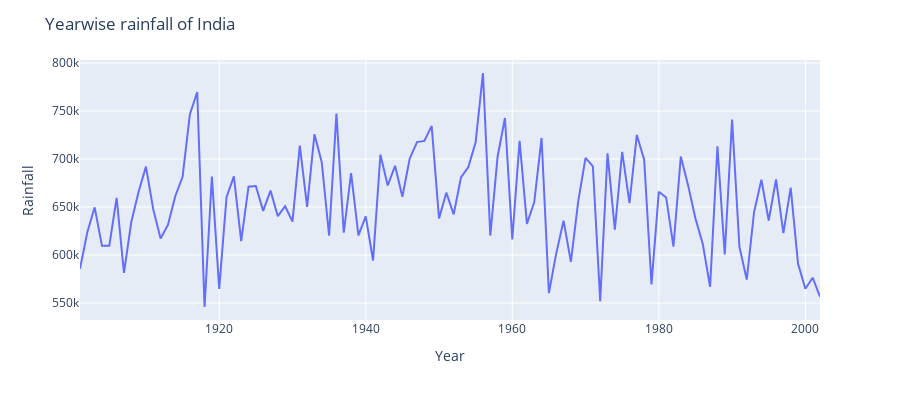

Notebook code cell kept with this figure:
### Code cell
import pandas as pd
import numpy as np
import matplotlib.pyplot as plt

import plotly.express as px
import ipywidgets as widgets
import plotly
import plotly.graph_objects as go

data = pd.read_excel('india_-_monthly_rainfall_data_-_1901_to_2002.xlsx')
# drop row which has NA
data = data.dropna()
row_to_sum = data.iloc[:, 3:15]
sum_of_row = row_to_sum.sum(axis=1)
data.insert(15, "Sum", sum_of_row, True)
ll=data['State'].unique().tolist()

data1 = data.groupby('State')
state_name = 'Andhra Pradesh'
data_sum = data1.get_group(state_name).groupby('Year').sum()['Sum']/data.groupby(
    'State').get_group(state_name).groupby('District').nunique().count()[0]  # .iloc[:,-1]/102

max_index = data_sum.idxmax()
min_index = data_sum.idxmin()
fig = px.line(data, x=data_sum.index, y=data_sum)
# fig.add_annotation(x=max_index, y=data_sum[max_index],
#                    text="Max: {:.2f}".format(data_sum[max_index]),
#                    showarrow=True, arrowhead=1)
# fig.add_annotation(x=min_index, y=data_sum[min_index],
#                    text="Min: {:.2f}".format(data_sum[min_index]),
#                    showarrow=True, arrowhead=1)
fig.update_layout(height=400, showlegend=False)
fig.update_xaxes(title_text='Year')
fig.update_yaxes(title_text='Rainfall')
# update the title
fig.update_layout(title_text='Yearwise rainfall of '+state_name)


# state_name='Andhra Pradesh'
state_name1='Bihar'
data1=data.groupby('State')

data_sum=data1.get_group(state_name).groupby('Year').sum()['Sum']/data.groupby('State').get_group(state_name).groupby('District').nunique().count()[0]
data_sum1=data1.get_group(state_name1).groupby('Year').sum()['Sum']/data.groupby('State').get_group(state_name1).groupby('District').nunique().count()[0]

max_index = data_sum.idxmax()
min_index = data_sum.idxmin()

fig1 = px.line(data, x=data_sum.index, y=data_sum)
fig1.add_scatter(x=data_sum1.index, y=data_sum1)  #, mode='lines', name=state_name1)
# fig = px.line(data.groupby('State').get_group('Andhra Pradesh').groupby('Year').sum()['Sum']/102,x=data.groupby('State').get_group(state_name).groupby('Year').sum()['Sum']/102.index, y=data.groupby('State').get_group(state_name).groupby('Year').sum()['Sum']/102, title='Life expectancy in Canada')
# fig.add_annotation(x=max_index, y=data_sum[max_index],
#                    text="Max: {:.2f}".format(data_sum[max_index]),
#                    showarrow=True, arrowhead=1)
# fig.add_annotation(x=min_index, y=data_sum[min_index],
#                    text="Min: {:.2f}".format(data_sum[min_index]),
#                    showarrow=True, arrowhead=1)
fig1.update_layout(height=400, showlegend=False)
fig1.update_xaxes(title_text='Year')
fig1.update_yaxes(title_text='Rainfall')
## set label for different state
fig.update_traces(marker_color='red', selector=dict(name=state_name))
## update the title
fig1.update_layout(title_text='Yearwise rainfall of '+state_name+' and '+state_name1)


data_temp=data1.get_group(state_name).sum()
np_arr = np.random.randn(13, 31)
df_arr = pd.DataFrame(np_arr)

## print unique month in Months column
month_list=['January','February','March','April','May','June','July','August','September','October','November','December']
cc=0
for i in ll:
    data_temp=data1.get_group(i).sum()
    df_arr.iloc[0,cc]=i
    df_arr.iloc[1:,cc]=data_temp.iloc[3:15]/(data.groupby('State').get_group(i).groupby('District').nunique().count()[0])
    cc=cc+1

fig2=go.Figure(data=[go.Pie(labels=df_arr.iloc[0], values=df_arr.iloc[10],title='Rainfall in India')])
# fig.update_layout(height=400, showlegend=False)
# fig2.show()



year_list = data['Year'].unique().tolist()
data11=data.groupby('Year')
total_rain=np.zeros(102)
for i in range(1901,2003):
    total_rain[i-1901]=data11.get_group(i).sum()[3:15].sum()

max_index = total_rain.argmax()
min_index = total_rain.argmin()
fig3 = px.line(data, x=data11.sum().index, y=total_rain)
fig3.update_layout(height=400, showlegend=False)
fig3.update_xaxes(title_text='Year')
fig3.update_yaxes(title_text='Rainfall')
# update the title
fig3.update_layout(title_text='Yearwise rainfall of India')
# fig3.update_annotations(dict(xref="paper", yref="paper",
#                                 x=0.0, y=1.05,
#                                 xanchor="left", yanchor="bottom",
#                                 font_size=14,
#                                 showarrow=False))
# fig3.add_annotation(x=max_index, y=total_rain[max_index],
#                    text="Max: {:.2f}".format(total_rain[max_index]),
#                    showarrow=True, arrowhead=1)
# fig3.add_annotation(x=min_index, y=total_rain[min_index],
#                    text="Max: {:.2f}".format(total_rain[min_index]),
#                    showarrow=True, arrowhead=1)

# fig3.show()

### Figure 1 — Plotly figure (JSON) as saved in the notebook; plotly's stock layout.template omitted (floating-point values rounded to 4 significant figures)
{"data": [{"hovertemplate": "x=%{x}<br>y=%{y}<extra></extra>", "legendgroup": "", "line": {"color": "#636efa", "dash": "solid"}, "marker": {"symbol": "circle"}, "mode": "lines", "name": "", "orientation": "v", "showlegend": false, "type": "scatter", "x": [1901, 1902, 1903, 1904, 1905, 1906, 1907, 1908, 1909, 1910, 1911, 1912, 1913, 1914, 1915, 1916, 1917, 1918, 1919, 1920, 1921, 1922, 1923, 1924, 1925, 1926, 1927, 1928, 1929, 1930, 1931, 1932, 1933, 1934, 1935, 1936, 1937, 1938, 1939, 1940, 1941, 1942, 1943, 1944, 1945, 1946, 1947, 1948, 1949, 1950, 1951, 1952, 1953, 1954, 1955, 1956, 1957, 1958, 1959, 1960, 1961, 1962, 1963, 1964, 1965, 1966, 1967, 1968, 1969, 1970, 1971, 1972, 1973, 1974, 1975, 1976, 1977, 1978, 1979, 1980, 1981, 1982, 1983, 1984, 1985, 1986, 1987, 1988, 1989, 1990, 1991, 1992, 1993, 1994, 1995, 1996, 1997, 1998, 1999, 2000, 2001, 2002], "xaxis": "x", "y": [585700.0, 623700.0, 649700.0, 609600.0, 609600.0, 659600.0, 581400.0, 634400.0, 665900.0, 692000.0, 647500.0, 617200.0, 631300.0, 661300.0, 681500.0, 746700.0, 769800.0, 545800.0, 681800.0, 564700.0, 660100.0, 682000.0, 614400.0, 671200.0, 671900.0, 646000.0, 667100.0, 640400.0, 650800.0, 634700.0, 714000.0, 650200.0, 725700.0, 696300.0, 620000.0, 747300.0, 623200.0, 685300.0, 620300.0, 640200.0, 594200.0, 704600.0, 672400.0, 692900.0, 660700.0, 700500.0, 717600.0, 718800.0, 734300.0, 638200.0, 664900.0, 642400.0, 680800.0, 691600.0, 717500.0, 789600.0, 620300.0, 702600.0, 742800.0, 616300.0, 719000.0, 632500.0, 655300.0, 721900.0, 560300.0, 601700.0, 635800.0, 592800.0, 655900.0, 701100.0, 692400.0, 552000.0, 705900.0, 626300.0, 707400.0, 654000.0, 725000.0, 699300.0, 569400.0, 665800.0, 659900.0, 608700.0, 702500.0, 672500.0, 638000.0, 611600.0, 567000.0, 713100.0, 600700.0, 741100.0, 608500.0, 574400.0, 644600.0, 678300.0, 635900.0, 678700.0, 622900.0, 670100.0, 591200.0, 564900.0, 576400.0, 556600.0], "yaxis": "y"}], "layout": {"height": 400, "legend": {"tracegroupgap": 0}, "margin": {"t": 60}, "showlegend": false, "title": {"text": "Yearwise rainfall of India"}, "xaxis": {"anchor": "y", "domain": [0, 1], "title": {"text": "Year"}}, "yaxis": {"anchor": "x", "domain": [0, 1], "title": {"text": "Rainfall"}}}}
